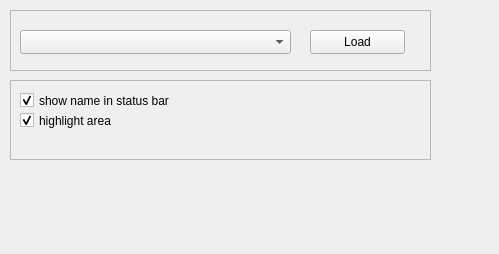
<?xml version="1.0" encoding="UTF-8"?>
<ui version="4.0">
 <class>ara_explorer</class>
 <widget class="QWidget" name="ara_explorer">
  <property name="geometry">
   <rect>
    <x>0</x>
    <y>0</y>
    <width>499</width>
    <height>254</height>
   </rect>
  </property>
  <property name="windowTitle">
   <string>Form</string>
  </property>
  <widget class="QFrame" name="load_frame">
   <property name="geometry">
    <rect>
     <x>10</x>
     <y>10</y>
     <width>421</width>
     <height>61</height>
    </rect>
   </property>
   <property name="frameShape">
    <enum>QFrame::StyledPanel</enum>
   </property>
   <property name="frameShadow">
    <enum>QFrame::Raised</enum>
   </property>
   <widget class="QComboBox" name="araName_comboBox">
    <property name="geometry">
     <rect>
      <x>10</x>
      <y>20</y>
      <width>271</width>
      <height>24</height>
     </rect>
    </property>
   </widget>
   <widget class="QPushButton" name="load_pushButton">
    <property name="geometry">
     <rect>
      <x>300</x>
      <y>20</y>
      <width>95</width>
      <height>24</height>
     </rect>
    </property>
    <property name="text">
     <string>Load</string>
    </property>
   </widget>
  </widget>
  <widget class="QFrame" name="frame">
   <property name="geometry">
    <rect>
     <x>10</x>
     <y>80</y>
     <width>421</width>
     <height>80</height>
    </rect>
   </property>
   <property name="frameShape">
    <enum>QFrame::StyledPanel</enum>
   </property>
   <property name="frameShadow">
    <enum>QFrame::Raised</enum>
   </property>
   <widget class="QCheckBox" name="statusBarName_checkBox">
    <property name="geometry">
     <rect>
      <x>10</x>
      <y>10</y>
      <width>241</width>
      <height>21</height>
     </rect>
    </property>
    <property name="text">
     <string>show name in status bar</string>
    </property>
    <property name="checked">
     <bool>true</bool>
    </property>
   </widget>
   <widget class="QCheckBox" name="highlightArea_checkBox">
    <property name="geometry">
     <rect>
      <x>10</x>
      <y>30</y>
      <width>241</width>
      <height>21</height>
     </rect>
    </property>
    <property name="text">
     <string>highlight area</string>
    </property>
    <property name="checked">
     <bool>true</bool>
    </property>
   </widget>
  </widget>
 </widget>
 <resources/>
 <connections/>
</ui>
